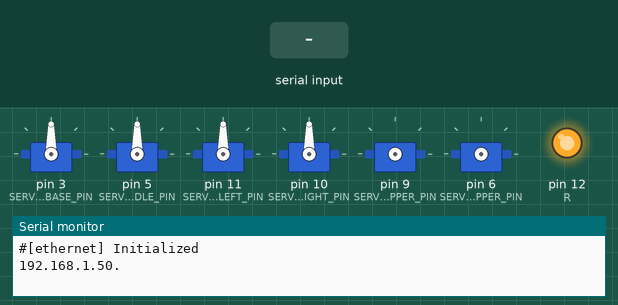
A sketch run on a simulated Arduino Uno, built with avr-gcc and run on an emulated ATmega328P. Shown: 6 × servo, output pins drawn as LEDs (lit = HIGH), the last lines printed to the serial monitor. Wiring (inferred from the names in the program): 2 × servo: signal pin 6 / signal pin 9. The test bench sets the inputs (shaded band). WiFi joins after 1.5 s; servers stay silent unless stated; servo pulses on a pin are drawn as a servo (544–2400 µs = 0–180°); pins used as bus, display or sensor lines are not drawn.

Above: at 3.7 s.
3.8 s: "w" received over Serial
At 4.4 s:
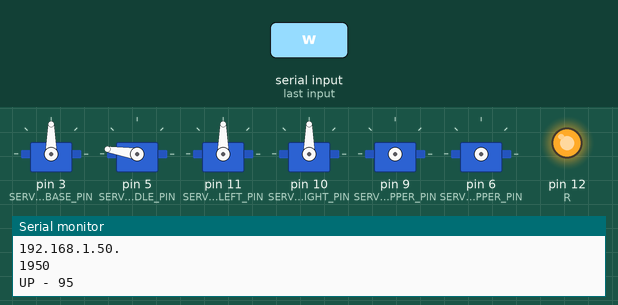
5.3 s: "s" received over Serial
At 6.5 s:
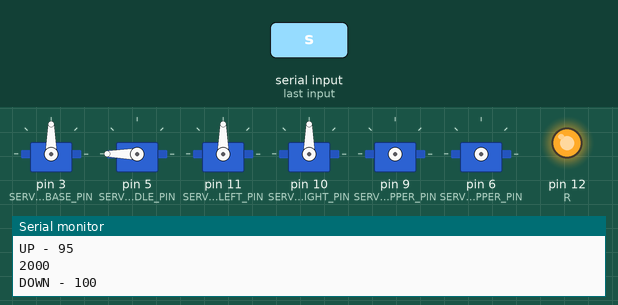
6.8 s: byte 122 (122) received over Serial
8.3 s: byte 120 (120) received over Serial
At 9.1 s:
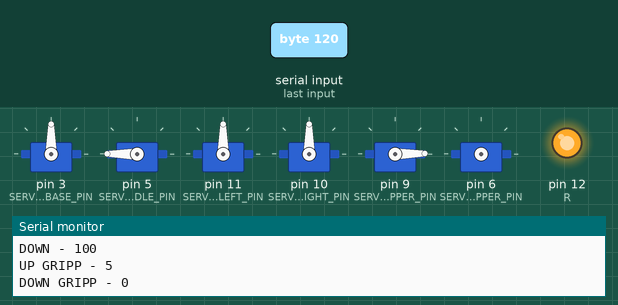
9.8 s: byte 91 (91) received over Serial
12.4 s: byte 93 (93) received over Serial
At 13.5 s:
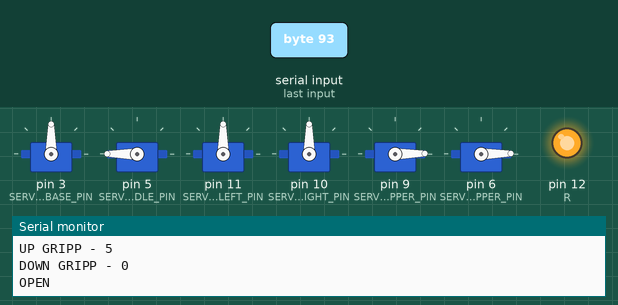
Timing chart, 0 to 15.4 s (numbered marks = the images above; inputs shaded):
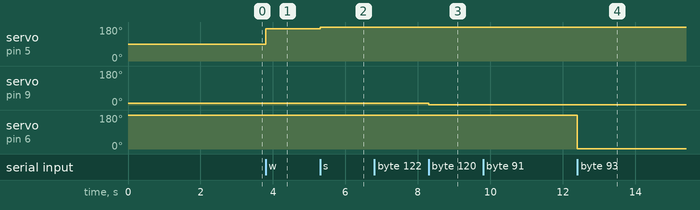

The sketch:

robot_arm.ino
```cpp
#include <SPI.h>
#include <Ethernet.h>
#include <Servo.h>
#include "joint.h"
#include "inverse_kinematics.h"

#define SERVO_BASE_PIN     			3
#define SERVO_MIDDLE_PIN   			5
#define SERVO_GRIPPER_PIN  			6
#define SERVO_UPPER_PIN    			9
#define SERVO_SHOLDER_LEFT_PIN    	11
#define SERVO_SHOLDER_RIGHT_PIN    	10
#define SERVO_MOTION_UNIT			5
#define PORT						10500

#define R    	12
#define G    	11
#define B    	10

byte			mac[]			= { 0x00, 0xAA, 0xBB, 0xCC, 0xDE, 0x02 };

Servo 			base_joint;
Servo 			middle_joint;
Servo 			upper_joint;
Servo 			sholder_l_joint;
Servo 			sholder_r_joint;
joint_context_t gripper_ctx;
joint_context_t upper_ctx;

int base_angle 		= 50;
int middle_angle 	= 100;
int upper_angle 	= 0;
int sholder_angle 	= 50;
int gripper_state 	= GRIPPER_CLOSE;

uint8_t cmd = 0;

kinematics_t inverse_kinematics;

EthernetServer robot_api_server (PORT);

void setup () {
  Serial.begin (57600);

  pinMode(R, OUTPUT);
  pinMode(G, OUTPUT);
  pinMode(B, OUTPUT);

  digitalWrite (R, HIGH);
  digitalWrite (G, HIGH);
  digitalWrite (B, HIGH);

  init_ethernet();
  robot_api_server.begin();

  base_joint.attach (SERVO_BASE_PIN, MIN_PULSE, MAX_PULSE);
  middle_joint.attach (SERVO_MIDDLE_PIN, MIN_PULSE, MAX_PULSE);
  sholder_l_joint.attach (SERVO_SHOLDER_LEFT_PIN, MIN_PULSE, MAX_PULSE);
  sholder_r_joint.attach (SERVO_SHOLDER_RIGHT_PIN, MIN_PULSE, MAX_PULSE);
  init_joint (&gripper_ctx, SERVO_GRIPPER_PIN, GRIPPER, NULL);
  init_joint (&upper_ctx, SERVO_UPPER_PIN, UPPER, NULL);
}

void
loop () {
	EthernetClient client = robot_api_server.available();
	if (client) {
		if (client.available() > 0) {
			cmd = client.read();
			switch (cmd) {
				case 49:
					if (sholder_angle < MAX_ANGLE) {
						sholder_angle += SERVO_MOTION_UNIT;
						sholder_l_joint.writeMicroseconds(convert_angle_to_pulse (sholder_angle, 10));
						sholder_r_joint.writeMicroseconds(convert_angle_to_pulse (100 - sholder_angle, 10));
						Serial.print("BACK - "); Serial.println(sholder_angle);
					}
				break;
				case 50:
					if (sholder_angle > MIN_ANGLE) {
						sholder_angle -= SERVO_MOTION_UNIT;
						sholder_l_joint.writeMicroseconds(convert_angle_to_pulse (sholder_angle, 10));
						sholder_r_joint.writeMicroseconds(convert_angle_to_pulse (100 - sholder_angle, 10));
						Serial.print("FORWARD - "); Serial.println(sholder_angle);
					}
				break;
				case 97:
					if (base_angle < MAX_ANGLE) {
						base_angle += SERVO_MOTION_UNIT;
						base_joint.writeMicroseconds(convert_angle_to_pulse (base_angle, 10));
						Serial.print("LEFT - "); Serial.println(base_angle);
					}
				break;
				case 100:
					if (base_angle > MIN_ANGLE) {
						base_angle -= SERVO_MOTION_UNIT;
						base_joint.writeMicroseconds(convert_angle_to_pulse (base_angle, 10));
						Serial.print("RIGHT - "); Serial.println(base_angle);
					}
				break;
				case 115:
					if (middle_angle < MAX_ANGLE) {
						middle_angle += SERVO_MOTION_UNIT;
						middle_joint.writeMicroseconds(convert_angle_to_pulse (middle_angle, 10));
						Serial.print("DOWN - "); Serial.println(middle_angle);
					}
				break;
				case 119:
					if (middle_angle > MIN_ANGLE) {
						middle_angle -= SERVO_MOTION_UNIT;
						middle_joint.writeMicroseconds(convert_angle_to_pulse (middle_angle, 10));
						Serial.print("UP - "); Serial.println(middle_angle);
					}
				break;
				case 122:
					if (upper_angle < MAX_ANGLE) {
						upper_angle += SERVO_MOTION_UNIT;
						rotate_joint (&upper_ctx, upper_angle, 5);
						Serial.print("UP GRIPP - "); Serial.println(upper_angle);
					}
				break;
				case 120:
					if (upper_angle > MIN_ANGLE) {
						upper_angle -= SERVO_MOTION_UNIT;
						rotate_joint (&upper_ctx, upper_angle, 5);
						Serial.print("DOWN GRIPP - "); Serial.println(upper_angle);
					}
				break;
				case 91:
					if (gripper_state == GRIPPER_CLOSE) {
						open_grripper (&gripper_ctx, 15);
						gripper_state = GRIPPER_OPEN;
						Serial.println("OPEN");
					}
				break;
				case 93:
					if (gripper_state == GRIPPER_OPEN) {
						close_gripper (&gripper_ctx, 15);
						gripper_state = GRIPPER_CLOSE;
						Serial.println("CLOSE");
					}
				break;
				default:
					Serial.println(cmd);
				break;
			}
			// read the bytes incoming from the client:
			// char thisChar = client.read();
			// echo the bytes back to the client:
			// robot_api_server.write (thisChar);
			// echo the bytes to the server as well:
			// Serial.write (thisChar);
		}
	}

	if (Serial.available() > 0) {
		cmd = Serial.read();
		switch (cmd) {
			case 97:
				if (base_angle < MAX_ANGLE) {
					base_angle += SERVO_MOTION_UNIT;
					base_joint.writeMicroseconds(convert_angle_to_pulse (base_angle, 10));
					Serial.print("LEFT - "); Serial.println(base_angle);
				}
			break;
			case 100:
				if (base_angle > MIN_ANGLE) {
					base_angle -= SERVO_MOTION_UNIT;
					base_joint.writeMicroseconds(convert_angle_to_pulse (base_angle, 10));
					Serial.print("RIGHT - "); Serial.println(base_angle);
				}
			break;
			case 115:
				if (middle_angle < MAX_ANGLE) {
					middle_angle += SERVO_MOTION_UNIT;
					middle_joint.writeMicroseconds(convert_angle_to_pulse (middle_angle, 10));
					Serial.print("DOWN - "); Serial.println(middle_angle);
				}
			break;
			case 119:
				if (middle_angle > MIN_ANGLE) {
					middle_angle -= SERVO_MOTION_UNIT;
					middle_joint.writeMicroseconds(convert_angle_to_pulse (middle_angle, 10));
					Serial.print("UP - "); Serial.println(middle_angle);
				}
			break;
			case 122:
				if (upper_angle < MAX_ANGLE) {
					upper_angle += SERVO_MOTION_UNIT;
					rotate_joint (&upper_ctx, upper_angle, 5);
					Serial.print("UP GRIPP - "); Serial.println(upper_angle);
				}
			break;
			case 120:
				if (upper_angle > MIN_ANGLE) {
					upper_angle -= SERVO_MOTION_UNIT;
					rotate_joint (&upper_ctx, upper_angle, 5);
					Serial.print("DOWN GRIPP - "); Serial.println(upper_angle);
				}
			break;
			case 91:
				if (gripper_state == GRIPPER_CLOSE) {
					open_grripper (&gripper_ctx, 25);
					gripper_state = GRIPPER_OPEN;
					Serial.println("OPEN");
				}
			break;
			case 93:
				if (gripper_state == GRIPPER_OPEN) {
					close_gripper (&gripper_ctx, 25);
					gripper_state = GRIPPER_CLOSE;
					Serial.println("CLOSE");
				}
			break;
			default:
				Serial.println(cmd);
			break;
		}
	}
}

int
convert_angle_to_pulse (int angle, int notches) {
	Serial.println (MIN_PULSE + angle * notches);
	return MIN_PULSE + angle * notches;
}

void
init_ethernet() {
	IPAddress ip;
	if (Ethernet.begin(mac) == 0) {
		Serial.println("dhcp failed");
		while(true);
	}

	Serial.println("#[ethernet] Initialized");

	ip = Ethernet.localIP();
	for (byte thisByte = 0; thisByte < 4; thisByte++) {
		Serial.print(ip[thisByte], DEC);
		Serial.print(".");
	} Serial.println();

	/* give the ethernet shield a second to initialize */
	delay(1000);
}
```

inverse_kinematics.h
```cpp
// (licence header left out)
#import <Arduino.h>

#pragma once

#define YES     0x1
#define NO      0x0

typedef struct {
	int base;
	int sholder;
	int elbow;
	int gripper;
} angles_t;

typedef struct {
	float 		hum_sq;
	float 		uln_sq;
	angles_t	angles;
} kinematics_t;

/* Arm dimensions( mm ) */
#define BASE_HGT_DIMM 	115			// base hight
#define HUMERUS_DIMM 	180      	// shoulder-to-elbow
#define ULNA_DIMM 		160			// elbow-to-wrist
#define GRIPPER_DIMM 	130			// gripper

#define ftl(x) ((x)>=0?(long)((x)+0.5):(long)((x)-0.5))  //float to long conversion

void
init_kinematics (kinematics_t * ctx) {
	ctx->hum_sq = HUMERUS_DIMM * HUMERUS_DIMM;
	ctx->uln_sq = ULNA_DIMM * ULNA_DIMM;
}

void
calculate_angle (kinematics_t * ctx, float x, float y, float z) {
	float base_angle 	= atan2 (y, x);
	float base_r		= sqrt ((x * x) + (y * y));

	ctx->angles.base = (int) degrees (base_angle);

	float grip_angle = radians (45);
	float wrist_r = base_r - (cos(grip_angle) * GRIPPER_DIMM);
	float wrist_z = z - BASE_HGT_DIMM + (sin(grip_angle) * GRIPPER_DIMM);
	float s_w = (wrist_z * wrist_z) + (wrist_r * wrist_r);
	float elbow_h = (sqrt (s_w)) / 2;

	ctx->angles.elbow = (int) degrees (asin (elbow_h / ULNA_DIMM));
	Serial.print(ctx->angles.elbow); Serial.print(", "); Serial.println(base_r);
}
```

joint.h
```cpp
// (licence header left out)
#import <Arduino.h>

#pragma once

#define YES     0x1
#define NO      0x0

#define HOLD_POS     	0x1
#define DONT_HOLD_POS   0x0

#define GRIPPER_CLOSE  	0x1
#define GRIPPER_OPEN	0x0

#define MAX_TICK  	40
#define WAVE_LENGTH 20000
#define MIN_PULSE 	1000
#define MAX_PULSE 	2000
#define MIN_ANGLE 	0
#define MAX_ANGLE 	100

typedef void (* funcPtr) (void *);

enum type_t { BASE, MIDDLE, UPPER, GRIPPER };

typedef struct {
	int angle;
	int speed;
	int hold;
} position_t;

typedef struct {
	position_t*	pos;
	int  		index;
	int	 		size;
} flow_t;

typedef struct {
	type_t	type;
	int 	target_angle;
	int 	current_angle;
	int 	current_speed;

	int 	servo_pin;
	int 	pulse_min;
	int 	pulse_max;
	int 	polarity;
	int 	hold_position;
	int 	done;
	int 	callback;
	flow_t* flow;

	funcPtr finished_rotation;
} joint_context_t;

void
open_grripper (joint_context_t * ctx, int speed) {
	for (int cycle = 0; cycle < MAX_TICK; cycle++) {
		digitalWrite(ctx->servo_pin, HIGH);
		delayMicroseconds (MAX_PULSE);
		digitalWrite(ctx->servo_pin, LOW);
		delayMicroseconds (WAVE_LENGTH - MAX_PULSE);
		delay (speed);
	}
}

void
close_gripper (joint_context_t * ctx, int speed) {
	for (int cycle = 0; cycle < MAX_TICK; cycle++) {
		digitalWrite(ctx->servo_pin, HIGH);
		delayMicroseconds (MIN_PULSE);
		digitalWrite(ctx->servo_pin, LOW);
		delayMicroseconds (WAVE_LENGTH - MIN_PULSE);
		delay (speed);
	}
}

void
init_joint (joint_context_t * ctx, int joint_pin, type_t type, funcPtr fptr) {
	ctx->servo_pin 			= joint_pin;
	ctx->type				= type;
	ctx->finished_rotation 	= fptr;

	ctx->pulse_min 		= MIN_PULSE;
	ctx->pulse_max 		= MAX_PULSE;

	pinMode(ctx->servo_pin, OUTPUT);
}

void
rotate_joint (joint_context_t * ctx, int angle, int speed) {
	int width        = abs(ctx->pulse_min - ctx->pulse_max);
	int one_move     = width / MAX_ANGLE;
	int angle_width  = one_move * angle;
	int pulse_len    = 0;

	if (!ctx->polarity) {
		pulse_len = ctx->pulse_min + angle_width;
	} else {
		pulse_len = ctx->pulse_max - angle_width;
	}

	int ticks = (int)(MAX_TICK * ((float)(abs(ctx->current_angle - angle)) / (float)MAX_ANGLE)) + 1;
	for (int cycle = 0; cycle < ticks; cycle++) {
		digitalWrite(ctx->servo_pin, HIGH);
		delayMicroseconds (pulse_len);
		digitalWrite(ctx->servo_pin, LOW);
		delayMicroseconds (WAVE_LENGTH - pulse_len);
		delay (speed);
	}

	ctx->current_angle = angle;
}
```

Measured:
- after the input at 3.8 s, servo on pin 5 (SERVO_MIDDLE_PIN): 90° → 171° at once
- after the input at 5.3 s, servo on pin 5 (SERVO_MIDDLE_PIN): 171° → 180° at once
- after the input at 8.3 s, servo on pin 9 (SERVO_UPPER_PIN): 10° → 1° at once
- after the input at 12.4 s, servo on pin 6 (SERVO_GRIPPER_PIN): 180° → 1° at once
